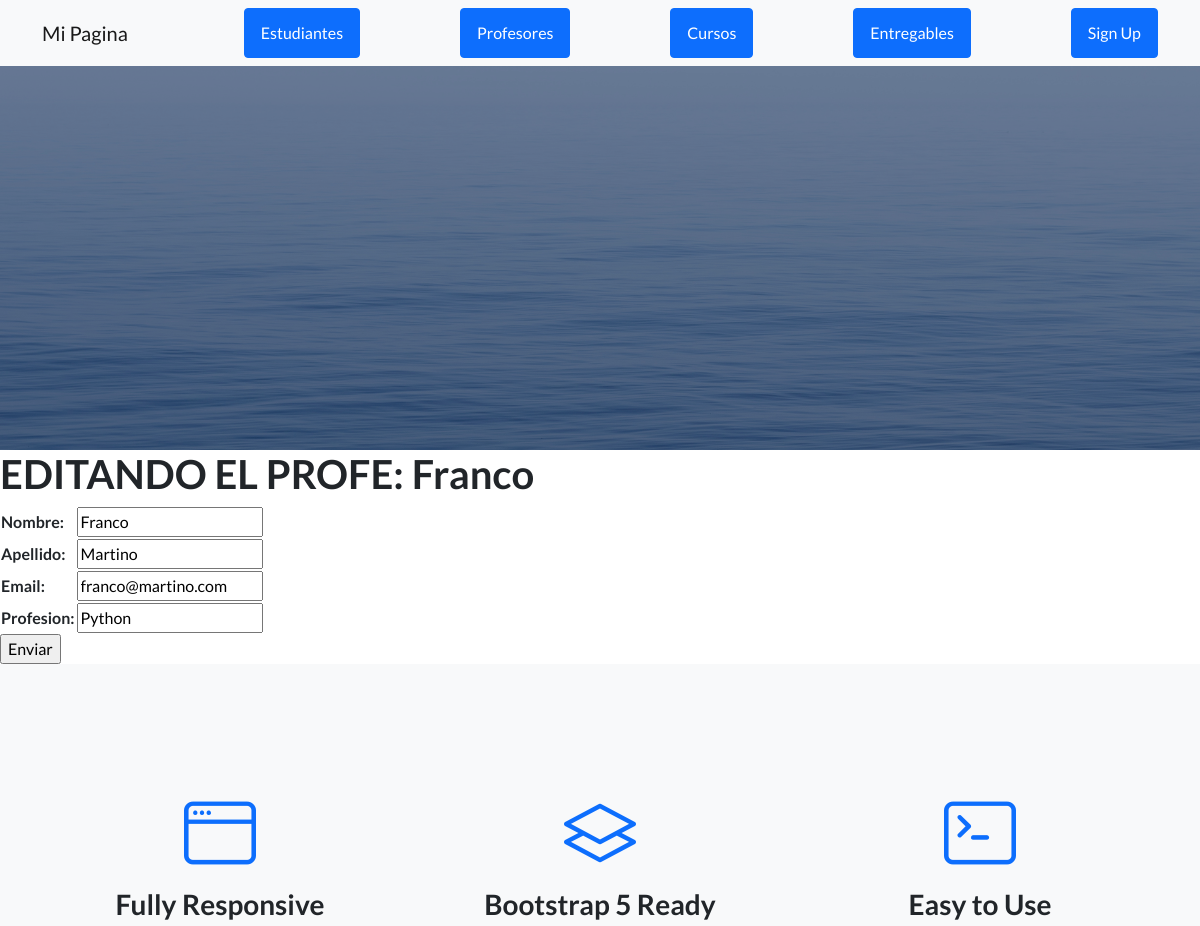
Page /AppCoder/editarProfesor/Franco (upper part) on the earlier database version.
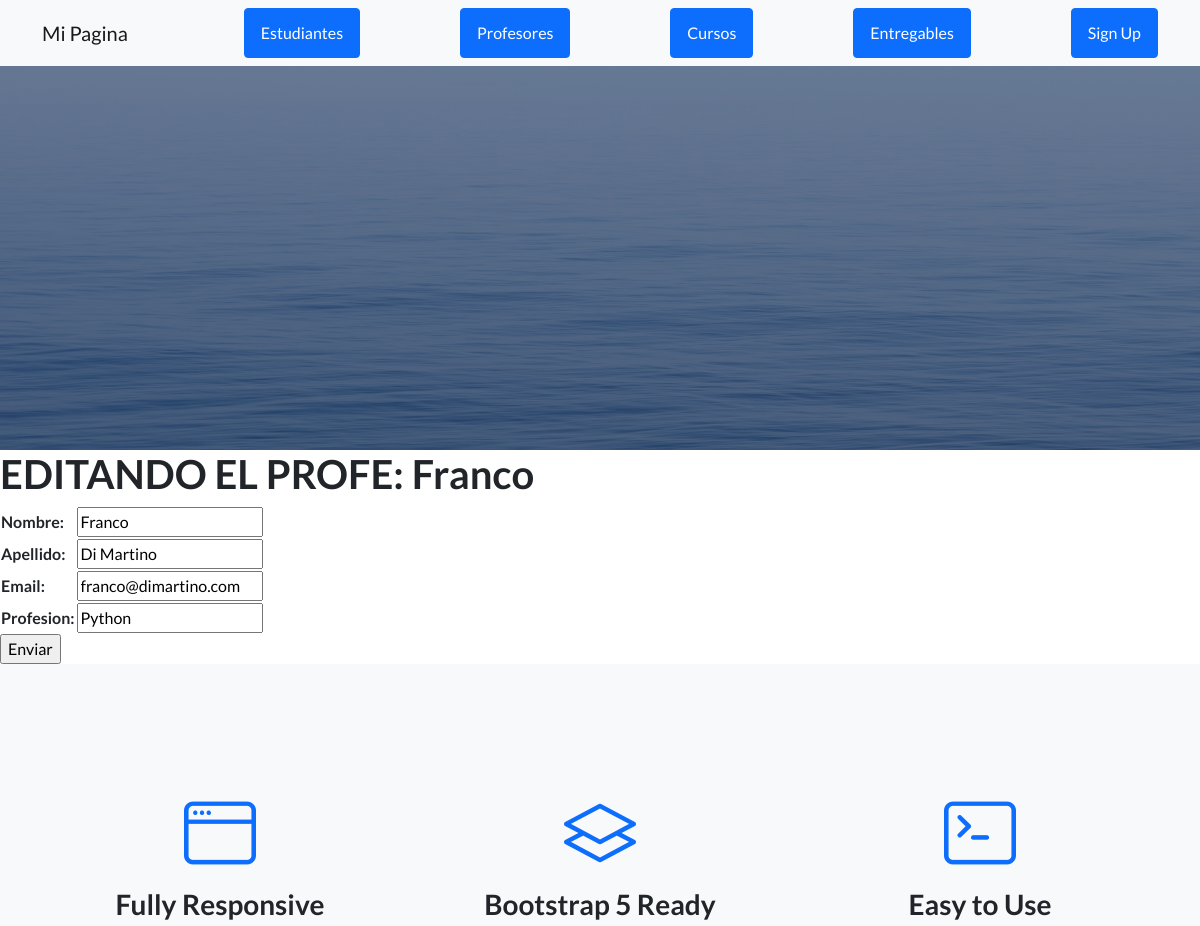
Same page on the later database version.
### AppCoder/models.py (models this page shows, shortened)
class Profesor(models.Model):
    nombre= models.CharField(max_length=50)
    apellido= models.CharField(max_length=50)
    email= models.EmailField()
    profesion= models.CharField(max_length=50)

### AppCoder/views.py (the view)
# urls.py: path('editarProfesor/<nombre_profesor>', editarProfesor, name='editarProfesor'),
def editarProfesor(request, nombre_profesor):
    profe= Profesor.objects.get(nombre=nombre_profesor)
    if request.method=="POST":
        form= ProfeForm(request.POST)
        if form.is_valid():
            info= form.cleaned_data
            profe.nombre= info["nombre"]
            profe.apellido= info["apellido"]
            profe.email= info["email"]
            profe.profesion= info["profesion"]
            profe.save()
            return render(request, "AppCoder/inicio.html")
    else:
        form= ProfeForm(initial={"nombre":profe.nombre, "apellido":profe.apellido, "email":profe.email, "profesion":profe.profesion})
    return render(request, "AppCoder/editarProfesor.html", {"formulario":form, "nombre_profesor":nombre_profesor})

### AppCoder/forms.py
class ProfeForm(forms.Form):
    nombre= forms.CharField(max_length=50)
    apellido= forms.CharField(max_length=50)
    email= forms.EmailField()
    profesion= forms.CharField(max_length=50)

### AppCoder/templates/AppCoder/editarProfesor.html (shortened to what this page needs)
{% extends "AppCoder/padre.html" %}
{% load static %}
{% block contenido_que_cambia %}
<h1>EDITANDO EL PROFE: {{ nombre_profesor }}</h1>
<form action= "{% url 'editarProfesor' nombre_profesor %}" method="POST"> {% csrf_token %}
    <table>
        {{ formulario.as_table }}
    </table>
    <input type="submit" value="Enviar">
</form>
{% endblock %}

Differences in the rows shown:
changed Profesor "Franco": apellido "Martino" → "Di Martino"; email "franco@martino.com" → "franco@dimartino.com"
